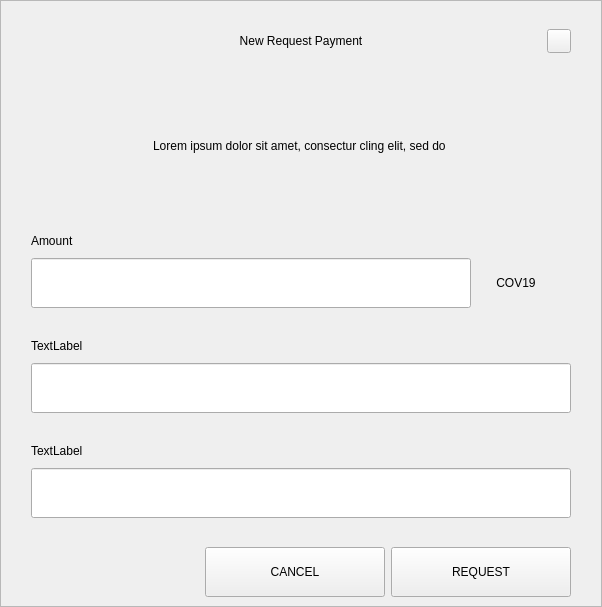
<?xml version="1.0" encoding="UTF-8"?>
<ui version="4.0">
 <class>RequestDialog</class>
 <widget class="QDialog" name="RequestDialog">
  <property name="geometry">
   <rect>
    <x>0</x>
    <y>0</y>
    <width>602</width>
    <height>607</height>
   </rect>
  </property>
  <property name="windowTitle">
   <string>Dialog</string>
  </property>
  <layout class="QVBoxLayout" name="verticalLayout_5">
   <property name="spacing">
    <number>0</number>
   </property>
   <property name="leftMargin">
    <number>0</number>
   </property>
   <property name="topMargin">
    <number>0</number>
   </property>
   <property name="rightMargin">
    <number>0</number>
   </property>
   <property name="bottomMargin">
    <number>0</number>
   </property>
   <item>
    <widget class="QFrame" name="frame">
     <property name="styleSheet">
      <string notr="true"/>
     </property>
     <property name="frameShape">
      <enum>QFrame::StyledPanel</enum>
     </property>
     <property name="frameShadow">
      <enum>QFrame::Raised</enum>
     </property>
     <layout class="QVBoxLayout" name="verticalLayout_4" stretch="1,0,0">
      <property name="spacing">
       <number>0</number>
      </property>
      <property name="leftMargin">
       <number>30</number>
      </property>
      <property name="topMargin">
       <number>20</number>
      </property>
      <property name="rightMargin">
       <number>30</number>
      </property>
      <property name="bottomMargin">
       <number>0</number>
      </property>
      <item>
       <layout class="QHBoxLayout" name="horizontalLayout_3">
        <property name="spacing">
         <number>0</number>
        </property>
        <item>
         <spacer name="horizontalSpacer_21">
          <property name="orientation">
           <enum>Qt::Horizontal</enum>
          </property>
          <property name="sizeHint" stdset="0">
           <size>
            <width>40</width>
            <height>20</height>
           </size>
          </property>
         </spacer>
        </item>
        <item>
         <widget class="QLabel" name="labelTitle">
          <property name="minimumSize">
           <size>
            <width>0</width>
            <height>40</height>
           </size>
          </property>
          <property name="maximumSize">
           <size>
            <width>16777215</width>
            <height>40</height>
           </size>
          </property>
          <property name="styleSheet">
           <string notr="true">padding-left:24px;</string>
          </property>
          <property name="text">
           <string>New Request Payment</string>
          </property>
          <property name="alignment">
           <set>Qt::AlignCenter</set>
          </property>
          <property name="margin">
           <number>7</number>
          </property>
         </widget>
        </item>
        <item>
         <spacer name="horizontalSpacer">
          <property name="orientation">
           <enum>Qt::Horizontal</enum>
          </property>
          <property name="sizeHint" stdset="0">
           <size>
            <width>40</width>
            <height>20</height>
           </size>
          </property>
         </spacer>
        </item>
        <item>
         <widget class="QPushButton" name="btnEsc">
          <property name="minimumSize">
           <size>
            <width>24</width>
            <height>24</height>
           </size>
          </property>
          <property name="maximumSize">
           <size>
            <width>24</width>
            <height>24</height>
           </size>
          </property>
          <property name="focusPolicy">
           <enum>Qt::NoFocus</enum>
          </property>
          <property name="text">
           <string/>
          </property>
         </widget>
        </item>
       </layout>
      </item>
      <item>
       <widget class="QStackedWidget" name="stack">
        <property name="minimumSize">
         <size>
          <width>540</width>
          <height>0</height>
         </size>
        </property>
        <property name="maximumSize">
         <size>
          <width>540</width>
          <height>16777215</height>
         </size>
        </property>
        <property name="currentIndex">
         <number>0</number>
        </property>
        <widget class="QWidget" name="page_1">
         <property name="minimumSize">
          <size>
           <width>540</width>
           <height>0</height>
          </size>
         </property>
         <property name="maximumSize">
          <size>
           <width>540</width>
           <height>16777215</height>
          </size>
         </property>
         <layout class="QVBoxLayout" name="layout1">
          <property name="spacing">
           <number>0</number>
          </property>
          <property name="leftMargin">
           <number>0</number>
          </property>
          <property name="topMargin">
           <number>0</number>
          </property>
          <property name="rightMargin">
           <number>0</number>
          </property>
          <property name="bottomMargin">
           <number>0</number>
          </property>
          <item>
           <spacer name="verticalSpacer_21">
            <property name="orientation">
             <enum>Qt::Vertical</enum>
            </property>
            <property name="sizeType">
             <enum>QSizePolicy::Fixed</enum>
            </property>
            <property name="sizeHint" stdset="0">
             <size>
              <width>20</width>
              <height>30</height>
             </size>
            </property>
           </spacer>
          </item>
          <item alignment="Qt::AlignHCenter">
           <widget class="QLabel" name="labelMessage">
            <property name="minimumSize">
             <size>
              <width>400</width>
              <height>50</height>
             </size>
            </property>
            <property name="text">
             <string>Lorem ipsum dolor sit amet, consectur cling elit, sed do </string>
            </property>
            <property name="alignment">
             <set>Qt::AlignCenter</set>
            </property>
            <property name="wordWrap">
             <bool>true</bool>
            </property>
           </widget>
          </item>
          <item alignment="Qt::AlignBottom">
           <widget class="QWidget" name="containerAmount" native="true">
            <layout class="QVBoxLayout" name="verticalLayout">
             <property name="spacing">
              <number>9</number>
             </property>
             <property name="leftMargin">
              <number>0</number>
             </property>
             <property name="topMargin">
              <number>0</number>
             </property>
             <property name="rightMargin">
              <number>0</number>
             </property>
             <property name="bottomMargin">
              <number>0</number>
             </property>
             <item>
              <widget class="QLabel" name="labelSubtitleAmount">
               <property name="minimumSize">
                <size>
                 <width>350</width>
                 <height>16</height>
                </size>
               </property>
               <property name="maximumSize">
                <size>
                 <width>16777215</width>
                 <height>16</height>
                </size>
               </property>
               <property name="text">
                <string>Amount</string>
               </property>
              </widget>
             </item>
             <item alignment="Qt::AlignTop">
              <widget class="QWidget" name="layoutAmount" native="true">
               <layout class="QHBoxLayout" name="horizontalLayout" stretch="2,0">
                <property name="spacing">
                 <number>0</number>
                </property>
                <property name="leftMargin">
                 <number>0</number>
                </property>
                <property name="topMargin">
                 <number>0</number>
                </property>
                <property name="rightMargin">
                 <number>0</number>
                </property>
                <property name="bottomMargin">
                 <number>0</number>
                </property>
                <item>
                 <widget class="QLineEdit" name="lineEditAmount">
                  <property name="minimumSize">
                   <size>
                    <width>0</width>
                    <height>50</height>
                   </size>
                  </property>
                  <property name="maximumSize">
                   <size>
                    <width>16777215</width>
                    <height>50</height>
                   </size>
                  </property>
                 </widget>
                </item>
                <item>
                 <widget class="QWidget" name="comboContainer" native="true">
                  <property name="minimumSize">
                   <size>
                    <width>100</width>
                    <height>50</height>
                   </size>
                  </property>
                  <property name="maximumSize">
                   <size>
                    <width>16777215</width>
                    <height>50</height>
                   </size>
                  </property>
                  <layout class="QHBoxLayout" name="horizontalLayout_31">
                   <property name="spacing">
                    <number>0</number>
                   </property>
                   <property name="leftMargin">
                    <number>0</number>
                   </property>
                   <property name="topMargin">
                    <number>0</number>
                   </property>
                   <property name="rightMargin">
                    <number>10</number>
                   </property>
                   <property name="bottomMargin">
                    <number>0</number>
                   </property>
                   <item>
                    <widget class="QLabel" name="comboBoxCoin">
                     <property name="text">
                      <string>COV19</string>
                     </property>
                     <property name="alignment">
                      <set>Qt::AlignCenter</set>
                     </property>
                    </widget>
                   </item>
                  </layout>
                 </widget>
                </item>
               </layout>
              </widget>
             </item>
            </layout>
           </widget>
          </item>
          <item>
           <spacer name="verticalSpacer_31">
            <property name="orientation">
             <enum>Qt::Vertical</enum>
            </property>
            <property name="sizeType">
             <enum>QSizePolicy::Fixed</enum>
            </property>
            <property name="sizeHint" stdset="0">
             <size>
              <width>20</width>
              <height>30</height>
             </size>
            </property>
           </spacer>
          </item>
          <item>
           <layout class="QVBoxLayout" name="verticalLayoutLabel">
            <property name="spacing">
             <number>9</number>
            </property>
            <item>
             <widget class="QLabel" name="labelSubtitleLabel">
              <property name="minimumSize">
               <size>
                <width>0</width>
                <height>16</height>
               </size>
              </property>
              <property name="maximumSize">
               <size>
                <width>16777215</width>
                <height>16</height>
               </size>
              </property>
              <property name="text">
               <string>TextLabel</string>
              </property>
             </widget>
            </item>
            <item>
             <widget class="QLineEdit" name="lineEditLabel">
              <property name="minimumSize">
               <size>
                <width>0</width>
                <height>50</height>
               </size>
              </property>
              <property name="maximumSize">
               <size>
                <width>16777215</width>
                <height>50</height>
               </size>
              </property>
             </widget>
            </item>
           </layout>
          </item>
          <item>
           <spacer name="verticalSpacer_34">
            <property name="orientation">
             <enum>Qt::Vertical</enum>
            </property>
            <property name="sizeType">
             <enum>QSizePolicy::Fixed</enum>
            </property>
            <property name="sizeHint" stdset="0">
             <size>
              <width>20</width>
              <height>30</height>
             </size>
            </property>
           </spacer>
          </item>
          <item>
           <layout class="QVBoxLayout" name="verticalLayoutDescription">
            <property name="spacing">
             <number>9</number>
            </property>
            <item>
             <widget class="QLabel" name="labelSubtitleDescription">
              <property name="minimumSize">
               <size>
                <width>0</width>
                <height>16</height>
               </size>
              </property>
              <property name="maximumSize">
               <size>
                <width>16777215</width>
                <height>16</height>
               </size>
              </property>
              <property name="text">
               <string>TextLabel</string>
              </property>
             </widget>
            </item>
            <item>
             <widget class="QLineEdit" name="lineEditDescription">
              <property name="minimumSize">
               <size>
                <width>0</width>
                <height>50</height>
               </size>
              </property>
              <property name="maximumSize">
               <size>
                <width>16777215</width>
                <height>50</height>
               </size>
              </property>
             </widget>
            </item>
            <item>
             <spacer name="verticalSpacer_4">
              <property name="orientation">
               <enum>Qt::Vertical</enum>
              </property>
              <property name="sizeType">
               <enum>QSizePolicy::Fixed</enum>
              </property>
              <property name="sizeHint" stdset="0">
               <size>
                <width>20</width>
                <height>20</height>
               </size>
              </property>
             </spacer>
            </item>
           </layout>
          </item>
         </layout>
        </widget>
        <widget class="QWidget" name="page_2">
         <layout class="QVBoxLayout" name="layout2">
          <item>
           <spacer name="verticalSpacer_5">
            <property name="orientation">
             <enum>Qt::Vertical</enum>
            </property>
            <property name="sizeType">
             <enum>QSizePolicy::Fixed</enum>
            </property>
            <property name="sizeHint" stdset="0">
             <size>
              <width>20</width>
              <height>50</height>
             </size>
            </property>
           </spacer>
          </item>
          <item alignment="Qt::AlignHCenter">
           <widget class="QLabel" name="labelQrImg">
            <property name="minimumSize">
             <size>
              <width>260</width>
              <height>260</height>
             </size>
            </property>
            <property name="maximumSize">
             <size>
              <width>260</width>
              <height>260</height>
             </size>
            </property>
            <property name="text">
             <string/>
            </property>
            <property name="alignment">
             <set>Qt::AlignCenter</set>
            </property>
           </widget>
          </item>
          <item>
           <spacer name="verticalSpacer_2">
            <property name="orientation">
             <enum>Qt::Vertical</enum>
            </property>
            <property name="sizeType">
             <enum>QSizePolicy::Fixed</enum>
            </property>
            <property name="sizeHint" stdset="0">
             <size>
              <width>20</width>
              <height>30</height>
             </size>
            </property>
           </spacer>
          </item>
          <item alignment="Qt::AlignHCenter">
           <widget class="QLabel" name="labelAddress">
            <property name="text">
             <string>D7VFR83SQbiezrW72hjcWJtcfip5krte2Z </string>
            </property>
           </widget>
          </item>
          <item>
           <spacer name="verticalSpacer_32">
            <property name="orientation">
             <enum>Qt::Vertical</enum>
            </property>
            <property name="sizeType">
             <enum>QSizePolicy::Expanding</enum>
            </property>
            <property name="sizeHint" stdset="0">
             <size>
              <width>20</width>
              <height>20</height>
             </size>
            </property>
           </spacer>
          </item>
          <item>
           <layout class="QHBoxLayout" name="horizontal">
            <property name="leftMargin">
             <number>20</number>
            </property>
            <property name="rightMargin">
             <number>20</number>
            </property>
            <property name="bottomMargin">
             <number>20</number>
            </property>
            <item>
             <spacer name="horizontalSpacer_4">
              <property name="orientation">
               <enum>Qt::Horizontal</enum>
              </property>
              <property name="sizeHint" stdset="0">
               <size>
                <width>40</width>
                <height>20</height>
               </size>
              </property>
             </spacer>
            </item>
            <item>
             <widget class="QPushButton" name="btnCopyAddress">
              <property name="minimumSize">
               <size>
                <width>180</width>
                <height>50</height>
               </size>
              </property>
              <property name="text">
               <string>COPY ADDRESS</string>
              </property>
             </widget>
            </item>
            <item>
             <widget class="QPushButton" name="btnCopyUrl">
              <property name="minimumSize">
               <size>
                <width>180</width>
                <height>50</height>
               </size>
              </property>
              <property name="text">
               <string>COPY URL</string>
              </property>
             </widget>
            </item>
            <item>
             <spacer name="horizontalSpacer_2">
              <property name="orientation">
               <enum>Qt::Horizontal</enum>
              </property>
              <property name="sizeHint" stdset="0">
               <size>
                <width>40</width>
                <height>20</height>
               </size>
              </property>
             </spacer>
            </item>
           </layout>
          </item>
         </layout>
        </widget>
       </widget>
      </item>
      <item>
       <widget class="QWidget" name="buttonsStack" native="true">
        <layout class="QHBoxLayout" name="horizontalLayout_5">
         <property name="leftMargin">
          <number>20</number>
         </property>
         <property name="rightMargin">
          <number>0</number>
         </property>
         <item>
          <spacer name="horizontalSpacer_41">
           <property name="orientation">
            <enum>Qt::Horizontal</enum>
           </property>
           <property name="sizeHint" stdset="0">
            <size>
             <width>40</width>
             <height>20</height>
            </size>
           </property>
          </spacer>
         </item>
         <item>
          <widget class="QPushButton" name="btnCancel">
           <property name="minimumSize">
            <size>
             <width>180</width>
             <height>50</height>
            </size>
           </property>
           <property name="focusPolicy">
            <enum>Qt::NoFocus</enum>
           </property>
           <property name="text">
            <string>CANCEL</string>
           </property>
          </widget>
         </item>
         <item>
          <widget class="QPushButton" name="btnSave">
           <property name="minimumSize">
            <size>
             <width>180</width>
             <height>50</height>
            </size>
           </property>
           <property name="focusPolicy">
            <enum>Qt::NoFocus</enum>
           </property>
           <property name="text">
            <string>REQUEST</string>
           </property>
          </widget>
         </item>
        </layout>
       </widget>
      </item>
     </layout>
    </widget>
   </item>
  </layout>
 </widget>
 <resources/>
 <connections/>
</ui>
